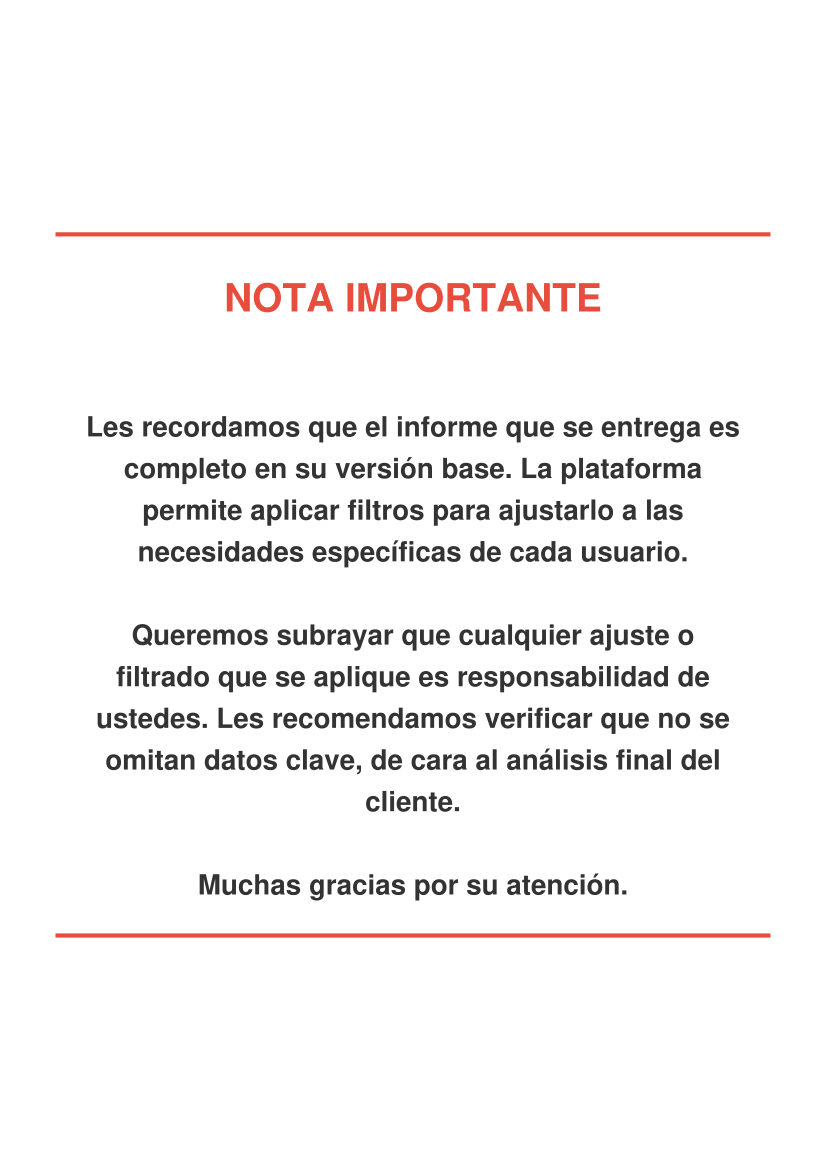

The Python source for this figure:
import sys, io
from reportlab.lib.pagesizes import A4
from reportlab.pdfgen import canvas as rl_canvas
from reportlab.platypus import Paragraph
from reportlab.lib.styles import ParagraphStyle
from reportlab.lib.enums import TA_CENTER
from reportlab.lib.colors import HexColor

page_w, page_h = A4
text_html_bold = (
    '<font color="#E74C3C" size="28"><b>NOTA IMPORTANTE</b></font><br/><br/><br/>'
    'Les recordamos que el informe que se entrega es completo en su '
    'versión base. La plataforma permite aplicar filtros para ajustarlo a las necesidades '
    'específicas de cada usuario.<br/><br/>'
    'Queremos subrayar que cualquier ajuste o filtrado que '
    'se aplique es responsabilidad de ustedes. Les recomendamos verificar que no se '
    'omitan datos clave, de cara al análisis final del cliente.<br/><br/>'
    'Muchas gracias por su atención.'
)
style = ParagraphStyle(
    name='WarningStyle',
    fontName='Helvetica-Bold',
    fontSize=20,
    leading=30,
    alignment=TA_CENTER,
    textColor=HexColor('#333333')
)
p = Paragraph(text_html_bold, style)

rect_w = page_w - 80
rect_h = page_h * 0.60
rect_x = 40
rect_y = (page_h - rect_h) / 2

frame_w = rect_w - 40
frame_h = rect_h - 40
frame_x = rect_x + 20
frame_y = rect_y + 20

c = rl_canvas.Canvas('test_frame.pdf', pagesize=A4)
# Draw lines
c.setStrokeColor(HexColor('#E74C3C'))
c.setLineWidth(3)
c.line(rect_x, rect_y + rect_h, rect_x + rect_w, rect_y + rect_h)
c.line(rect_x, rect_y, rect_x + rect_w, rect_y)

w, h = p.wrap(frame_w, frame_h)
print(f"Paragraph size: {w}x{h}, Frame size: {frame_w}x{frame_h}")
p.drawOn(c, frame_x, frame_y + (frame_h - h) / 2)
c.save()
